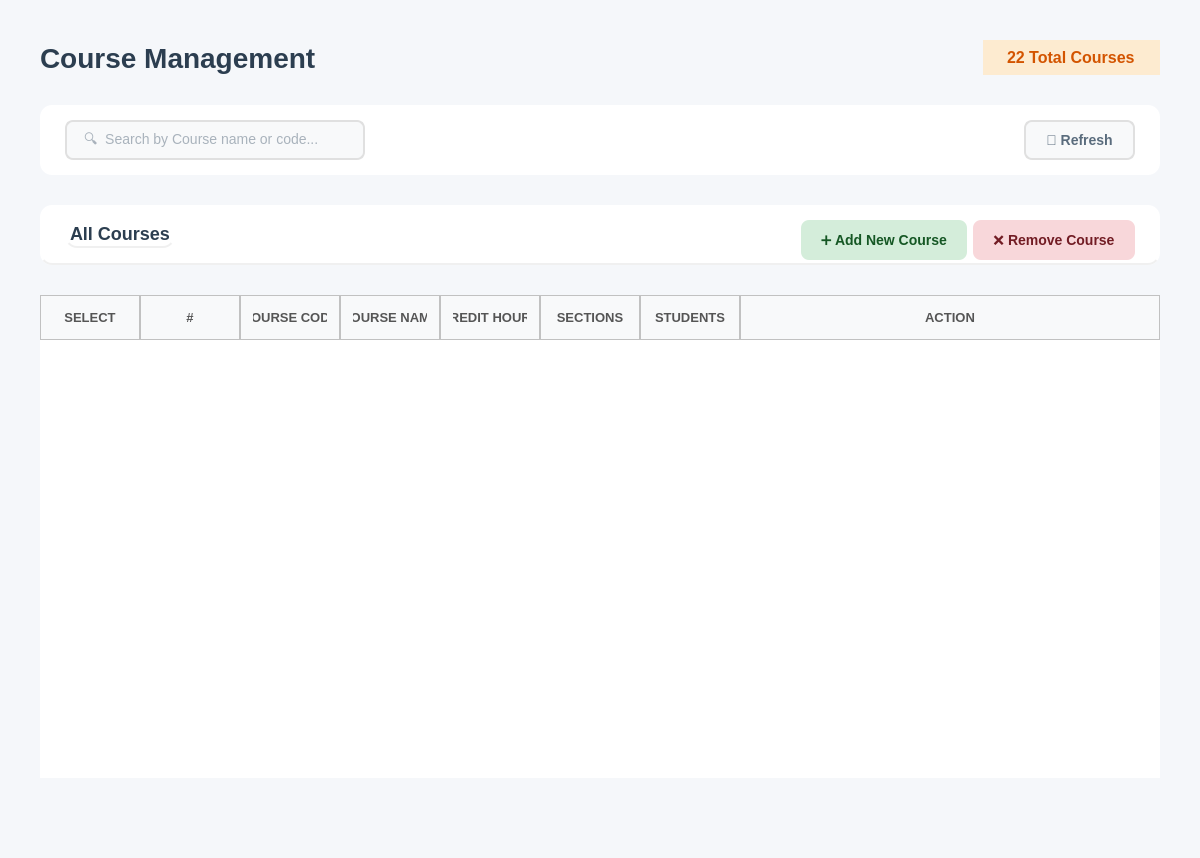
<?xml version="1.0" encoding="UTF-8"?>
<ui version="4.0">
 <class>CourseManagement</class>
 <widget class="QWidget" name="CourseManagement">
  <property name="geometry">
   <rect>
    <x>0</x>
    <y>0</y>
    <width>1200</width>
    <height>858</height>
   </rect>
  </property>
  <property name="windowTitle">
   <string>Course</string>
  </property>
  <property name="styleSheet">
   <string notr="true">background-color: #f5f7fa;</string>
  </property>
  <layout class="QVBoxLayout" name="mainLayout">
   <property name="spacing">
    <number>30</number>
   </property>
   <property name="leftMargin">
    <number>40</number>
   </property>
   <property name="topMargin">
    <number>40</number>
   </property>
   <property name="rightMargin">
    <number>40</number>
   </property>
   <property name="bottomMargin">
    <number>20</number>
   </property>
   <item>
    <layout class="QHBoxLayout" name="headerLayout">
     <item>
      <widget class="QLabel" name="labelTitle">
       <property name="styleSheet">
        <string notr="true">font-size: 28px; font-weight: bold; color: #2c3e50; background: transparent;</string>
       </property>
       <property name="text">
        <string>Course Management</string>
       </property>
      </widget>
     </item>
     <item>
      <spacer name="headerSpacer">
       <property name="orientation">
        <enum>Qt::Orientation::Horizontal</enum>
       </property>
       <property name="sizeHint" stdset="0">
        <size>
         <width>40</width>
         <height>20</height>
        </size>
       </property>
      </spacer>
     </item>
     <item>
      <widget class="QLabel" name="labelTotalCoursesCount">
       <property name="styleSheet">
        <string notr="true">font-size: 16px;
color: #d35400;               /* dark warm orange text */
font-weight: bold;
background-color: #fdebd0;    /* light soft orange background */
padding: 8px 20px;
border-radius: 20px;
</string>
       </property>
       <property name="text">
        <string>22 Total Courses</string>
       </property>
      </widget>
     </item>
    </layout>
   </item>
   <item>
    <widget class="QFrame" name="filterFrame">
     <property name="minimumSize">
      <size>
       <width>0</width>
       <height>70</height>
      </size>
     </property>
     <property name="maximumSize">
      <size>
       <width>16777215</width>
       <height>70</height>
      </size>
     </property>
     <property name="styleSheet">
      <string notr="true">background-color: white; border-radius: 12px;</string>
     </property>
     <property name="frameShape">
      <enum>QFrame::Shape::StyledPanel</enum>
     </property>
     <layout class="QHBoxLayout" name="filterLayout">
      <property name="leftMargin">
       <number>25</number>
      </property>
      <property name="topMargin">
       <number>15</number>
      </property>
      <property name="rightMargin">
       <number>25</number>
      </property>
      <property name="bottomMargin">
       <number>15</number>
      </property>
      <item>
       <widget class="QLineEdit" name="lineEditSearch">
        <property name="minimumSize">
         <size>
          <width>300</width>
          <height>40</height>
         </size>
        </property>
        <property name="maximumSize">
         <size>
          <width>200</width>
          <height>16777215</height>
         </size>
        </property>
        <property name="styleSheet">
         <string notr="true">QLineEdit {
    padding: 10px 15px;
    border: 2px solid #e0e0e0;
    border-radius: 8px;
    font-size: 14px;
    background-color: #f8f9fa;   /* light neutral background */
    color: #5a6c7d;             /* text color similar to buttons */
}

QLineEdit:focus {
    border-color: #f5576c;       /* accent border on focus */
    background-color: #ffffff;   /* slightly lighter when active */
}

QLineEdit:disabled {
    background-color: #ededed;   /* washed-out grey */
    color: #a1a8b3;             /* faded text */
}
</string>
        </property>
        <property name="placeholderText">
         <string>🔍  Search by Course name or code...</string>
        </property>
       </widget>
      </item>
      <item>
       <spacer name="filterSpacer">
        <property name="orientation">
         <enum>Qt::Orientation::Horizontal</enum>
        </property>
        <property name="sizeHint" stdset="0">
         <size>
          <width>40</width>
          <height>20</height>
         </size>
        </property>
       </spacer>
      </item>
      <item>
       <widget class="QPushButton" name="buttonRefresh">
        <property name="minimumSize">
         <size>
          <width>100</width>
          <height>40</height>
         </size>
        </property>
        <property name="cursor">
         <cursorShape>PointingHandCursor</cursorShape>
        </property>
        <property name="styleSheet">
         <string notr="true">QPushButton {
    background-color: #f8f9fa;
    color: #5a6c7d;
    border: 2px solid #e0e0e0;
    border-radius: 8px;
    font-size: 14px;
    font-weight: bold;
    padding: 10px 20px;
}

QPushButton:hover {
    border-color: #f5576c;
    color: #f5576c;
}

QPushButton:pressed {
    background-color: #e0e0e0; /* darker grey for pressed feedback */
    border-color: #f5576c;
    color: #f5576c;
}</string>
        </property>
        <property name="text">
         <string>🔄 Refresh</string>
        </property>
       </widget>
      </item>
     </layout>
    </widget>
   </item>
   <item>
    <widget class="QFrame" name="tableFrame">
     <property name="styleSheet">
      <string notr="true">background-color: white; border-radius: 12px;</string>
     </property>
     <property name="frameShape">
      <enum>QFrame::Shape::StyledPanel</enum>
     </property>
     <layout class="QVBoxLayout" name="tableMainLayout">
      <property name="spacing">
       <number>0</number>
      </property>
      <property name="leftMargin">
       <number>0</number>
      </property>
      <property name="topMargin">
       <number>0</number>
      </property>
      <property name="rightMargin">
       <number>0</number>
      </property>
      <property name="bottomMargin">
       <number>0</number>
      </property>
      <item>
       <widget class="QFrame" name="tableHeader">
        <property name="minimumSize">
         <size>
          <width>0</width>
          <height>60</height>
         </size>
        </property>
        <property name="maximumSize">
         <size>
          <width>16777215</width>
          <height>60</height>
         </size>
        </property>
        <property name="styleSheet">
         <string notr="true">background: transparent; border-bottom: 2px solid #f0f0f0;</string>
        </property>
        <property name="frameShape">
         <enum>QFrame::Shape::StyledPanel</enum>
        </property>
        <layout class="QHBoxLayout" name="tableHeaderLayout">
         <property name="leftMargin">
          <number>25</number>
         </property>
         <property name="topMargin">
          <number>15</number>
         </property>
         <property name="rightMargin">
          <number>25</number>
         </property>
         <property name="bottomMargin">
          <number>15</number>
         </property>
         <item>
          <widget class="QLabel" name="tableTitle">
           <property name="styleSheet">
            <string notr="true">font-size: 18px; font-weight: bold; color: #2c3e50; background: transparent;</string>
           </property>
           <property name="text">
            <string>All Courses</string>
           </property>
          </widget>
         </item>
         <item>
          <spacer name="tableHeaderSpacer">
           <property name="orientation">
            <enum>Qt::Orientation::Horizontal</enum>
           </property>
           <property name="sizeHint" stdset="0">
            <size>
             <width>40</width>
             <height>20</height>
            </size>
           </property>
          </spacer>
         </item>
         <item>
          <widget class="QPushButton" name="buttonAddCourse">
           <property name="enabled">
            <bool>true</bool>
           </property>
           <property name="minimumSize">
            <size>
             <width>120</width>
             <height>40</height>
            </size>
           </property>
           <property name="cursor">
            <cursorShape>PointingHandCursor</cursorShape>
           </property>
           <property name="styleSheet">
            <string notr="true">/* ---- Approve Button ---- */
QPushButton {
    background-color: #d4edda;
    color: #155724;
    border: none;
    border-radius: 8px;
    font-size: 14px;
    font-weight: bold;
    padding: 10px 20px;
}
QPushButton:hover {
    background-color: #28a745;
    color: white;
}
QPushButton:pressed {
    background-color: #1e7e34;  /* slightly darker for pressed feedback */
}
QPushButton:disabled {
    background-color: #c1d9c3; /* more washed-out green */
    color: #7a8b7a;
}</string>
           </property>
           <property name="text">
            <string>➕ Add New Course</string>
           </property>
          </widget>
         </item>
         <item>
          <widget class="QPushButton" name="buttonRemoveCourse">
           <property name="enabled">
            <bool>true</bool>
           </property>
           <property name="minimumSize">
            <size>
             <width>120</width>
             <height>40</height>
            </size>
           </property>
           <property name="cursor">
            <cursorShape>PointingHandCursor</cursorShape>
           </property>
           <property name="styleSheet">
            <string notr="true">/* ---- Reject Button ---- */
QPushButton {
    background-color: #f8d7da;
    color: #721c24;
    border: none;
    border-radius: 8px;
    font-size: 14px;
    font-weight: bold;
    padding: 10px 20px;
}
QPushButton:hover {
    background-color: #c82333;
    color: white;
}
QPushButton:pressed {
    background-color: #a71d2a;  /* slightly darker for pressed feedback */
}
QPushButton:disabled {
    background-color: #d7bcbc; /* more washed-out red */
    color: #5e3b3e;
}</string>
           </property>
           <property name="text">
            <string>❌ Remove Course</string>
           </property>
          </widget>
         </item>
        </layout>
       </widget>
      </item>
     </layout>
    </widget>
   </item>
   <item>
    <widget class="QTableWidget" name="tableAllCourses">
     <property name="minimumSize">
      <size>
       <width>0</width>
       <height>300</height>
      </size>
     </property>
     <property name="styleSheet">
      <string notr="true">QTableWidget {
    border: none;
    background-color: white;
    gridline-color: #e5e5e5;      /* slightly darker for visibility */
    color: #222222;               /* matches QLineEdit text color */
    font-size: 14px;
}

QTableWidget::item {
    padding: 14px;
    border: none;
    color: #222222;               /* consistent text color */
}

QTableWidget::item:selected {
    background-color: #fcebed;  /* soft pink selection */
    color: #222222;             /* keep text readable */
}

QHeaderView::section {
    background-color: #f8f9fa;
    padding: 12px;
	border: 1px solid #c1c1c1; 
    font-size: 13px;
    color: #555555;               /* similar to readOnly QLineEdit text */
    font-weight: bold;
}
QTableWidget::item:focus {
    outline: none;
    border: none;
}
/* Removes weird selection rectangle */
QTableWidget::item:focus {
    outline: none;
    border: none;
}
QTableWidget::indicator {
    width: 18px;
    height: 18px;
}

QTableWidget::indicator:unchecked {
    border: 1px solid #b8b8b8;      /* soft grey border */
    background-color: #f8f8f8;      /* very light grey */
    border-radius: 3px;             /* slightly rounded */
}

QTableWidget::indicator:checked {
    border: 1px solid #5a5a5a;      /* darker grey when selected */
    background-color: #6c6c6c;      /* washed-out grey instead of harsh green */
    image: url(&quot;&quot;);                 /* remove default checkmark */
    border-radius: 3px;
}

QTableWidget::indicator:checked:hover,
QTableWidget::indicator:unchecked:hover {
    border-color: #3a3a3a;
}

QTableWidget::indicator:checked::after {
    content: &quot;&quot;;
    image: url(&quot;&quot;); /* no default checkmark */
}</string>
     </property>
     <property name="editTriggers">
      <set>QAbstractItemView::EditTrigger::NoEditTriggers</set>
     </property>
     <property name="alternatingRowColors">
      <bool>true</bool>
     </property>
     <property name="selectionMode">
      <enum>QAbstractItemView::SelectionMode::ContiguousSelection</enum>
     </property>
     <property name="cornerButtonEnabled">
      <bool>true</bool>
     </property>
     <attribute name="horizontalHeaderStretchLastSection">
      <bool>true</bool>
     </attribute>
     <attribute name="verticalHeaderVisible">
      <bool>false</bool>
     </attribute>
     <attribute name="verticalHeaderCascadingSectionResizes">
      <bool>true</bool>
     </attribute>
     <column>
      <property name="text">
       <string>SELECT</string>
      </property>
     </column>
     <column>
      <property name="text">
       <string>#</string>
      </property>
     </column>
     <column>
      <property name="text">
       <string>COURSE CODE</string>
      </property>
     </column>
     <column>
      <property name="text">
       <string>COURSE NAME</string>
      </property>
     </column>
     <column>
      <property name="text">
       <string>CREDIT HOURS</string>
      </property>
     </column>
     <column>
      <property name="text">
       <string>SECTIONS</string>
      </property>
     </column>
     <column>
      <property name="text">
       <string>STUDENTS</string>
      </property>
     </column>
     <column>
      <property name="text">
       <string>ACTION</string>
      </property>
     </column>
    </widget>
   </item>
   <item>
    <spacer name="verticalSpacer">
     <property name="orientation">
      <enum>Qt::Orientation::Vertical</enum>
     </property>
     <property name="sizeType">
      <enum>QSizePolicy::Policy::Maximum</enum>
     </property>
     <property name="sizeHint" stdset="0">
      <size>
       <width>20</width>
       <height>60</height>
      </size>
     </property>
    </spacer>
   </item>
  </layout>
 </widget>
 <resources/>
 <connections/>
</ui>
